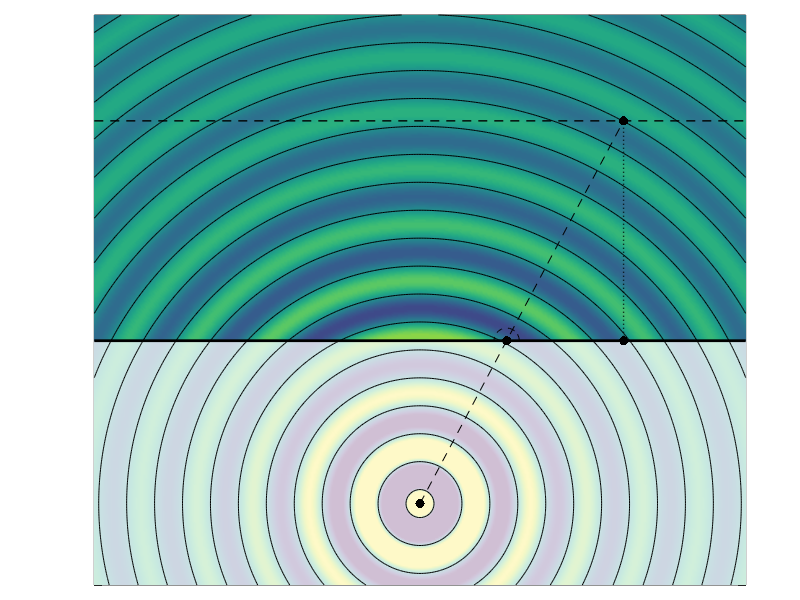

Here is the MATLAB script that generated this plot: (Note: this script raises an error after producing the figure.)
clear
close all

dx = 1e-2;
w = 2*pi*1e3;
c = 343.1;
k = w / c;

xr = [1.25 , 1.35];
xs = [0,-1];
x0 = [(xr(1)-xs(1))/(1+abs(xr(2)/xs(2)))+xs(1), 0];
x = (-2:dx:2)';
y = (-1.5:dx:2)';
[X,Y] = meshgrid(x,y);
r = sqrt( (X-xs(1)).^2 + (Y-xs(2)).^2 );

angle_0 = 1i*(k*sqrt( sum( (x0-xs).^2 ) )+pi/2);
field = exp( -1i*k*r )./r;

angle_1 = -1i*k*sqrt( sum((x0-xs).^2 ) ) ;
angle_2 = -1i*k*sqrt( sum((x0-xr).^2) );
r2 = sqrt( (X-x0(1)).^2+(Y-x0(2)).^2);
field2 = exp(-1i*k*r2 +  angle_1)./r2;
kx0 = (x0-xs)/sqrt( sum( (x0-xs).^2 ) );
ky0 = (x0-xs)/sqrt( sum( (x0-xs).^2 ) );
%%
x_ax = -1.5;
fig = figure('Units','points','Position',[200,200,400,330]);
p = axes('Units','normalized','Position',[0.05 0.025 .95 .95 ]);
p1 = pcolor(x,y,real(field));
set(p1, 'EdgeColor', 'white');
shading interp
axis equal tight
caxis([-1,1]*1e0*1.5);
hold on
fill([x(1), x(end),x(end),x(1)],[y(1),y(1),0,0],[1 1 1]*1,'EdgeColor','none','FaceAlpha',0.75);
fill([x(1), x(end),x(end),x(1)],[0,0,y(end),y(end)],[1 1 1]*1,'EdgeColor','none','FaceAlpha',0);

plot(xs(1),xs(2),'.k','MarkerSize',20)
plot(xr(1),xr(2),'.k','MarkerSize',20)
plot(x0(1),x0(2),'.k','MarkerSize',20)
plot(xr(1),0,'.k','MarkerSize',20)

pcolor_ax =(gca);
cRange = caxis;
[C,~]= contour( x, y , real(field), [ 0 0 ], '-k');
field2(r2>sqrt(sum(( xr - x0 ).^2))+10*dx)=nan;
field2(Y<0) = nan;

[C2,~]= contour( x, y , real(field2), '--k');
set(gca,...
'XTickLabel','','YTickLabel','');
line([xs(1),xr(1)],[xs(2),xr(2)],'Color','black','LineStyle','--')
line([x(1),x(end)],[0,0],'Color','black','LineStyle','-','LineWidth',2)
line([x(1),x(end)],[xr(2),xr(2)],'Color','black','LineStyle','--','LineWidth',1)

line([xr(1),xr(1)],[0,xr(2)],'Color','black','LineStyle',':','LineWidth',1)


headWidth = 5*1.5;
headLength = 5*1.5;
ah = annotation('arrow',...
    'headStyle','cback2','HeadLength',headLength,'HeadWidth',headWidth);
set(ah,'parent',gca);
set(ah,'position',[x(1)-10*dx, 0, x(end)-x(1)+25*dx, 0]);    

ah2 = annotation('arrow',...
    'headStyle','cback2','HeadLength',headLength,'HeadWidth',headWidth);
set(ah2,'parent',gca);
set(ah2,'position',[x_ax, y(1), 0, y(end)-y(1)+15*dx]); 

kxn_p = -(x0(1)-xs(1))/sqrt( sum( (x0-xs).^2 ) );
kyn_p = -(x0(2)-xs(2))/sqrt( sum( (x0-xs).^2 ) );
kxn_g = -(x0(1)-xr(1))/sqrt( sum( (x0-xr).^2 ) );
kyn_g = -(x0(2)-xr(2))/sqrt( sum( (x0-xr).^2 ) );

ftsize = 12;
LineLength = 0.65;
% ah3 = annotation('arrow',...
%     'headStyle','cback2','HeadLength',headLength,'HeadWidth',headWidth,'LineWidth',1.5);
% set(ah3,'parent',gca);
% set(ah3,'position',[x0(1), x0(2), LineLength*kxn_p, LineLength*kyn_p]);    
ah4 = annotation('arrow',...
    'headStyle','cback2','HeadLength',headLength,'HeadWidth',headWidth,'LineWidth',1.5);
set(ah4,'parent',gca);
set(ah4,'position',[xr(1), xr(2), LineLength*kxn_g, LineLength*kyn_g]);    
%text(x(end)+0.15,-.1,'$x$',  'Interpreter', 'LaTex' , 'FontSize', ftsize)
%text(x_ax-0.17,y(end)+0.15,'$y$',  'Interpreter', 'LaTex' , 'FontSize', ftsize)

set(gca,'box','off')
color = get(fig,'Color');
xlim([x(1),x(end)+20*dx])
ylim([y(1),y(end)+20*dx])
set(gca,'XColor',color,'YColor',color,'TickDir','out')
set(gca,'FontName','Times New Roman','FontSize',12);
allAxesInFigure = findall(fig,'type','axes');
b = get(gca,'XTickLabel');
set(allAxesInFigure,'XTickLabel',b,'FontSize',ftsize-2);

set(gcf,'PaperPositionMode','auto');
print( '-r300',fullfile( '../..','Figures/Appendices','explicit_sol_stationary_point' ) ,'-dpng')